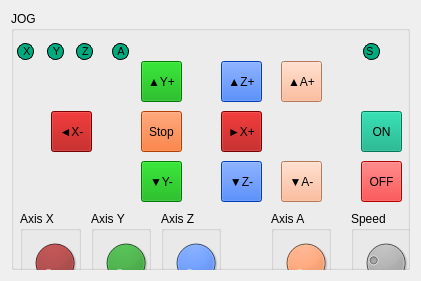
     <widget class="QWidget" name="verticalLayoutWidget_10">
      <property name="geometry">
       <rect>
        <x>0</x>
        <y>320</y>
        <width>421</width>
        <height>281</height>
       </rect>
      </property>
      <layout class="QVBoxLayout" name="verticalLayout_12">
       <item>
        <widget class="QGroupBox" name="groupBox_46">
         <property name="autoFillBackground">
          <bool>false</bool>
         </property>
         <property name="title">
          <string>JOG</string>
         </property>
         <property name="flat">
          <bool>false</bool>
         </property>
         <property name="checkable">
          <bool>false</bool>
         </property>
         <widget class="QToolButton" name="toolButton_26">
          <property name="geometry">
           <rect>
            <x>40</x>
            <y>100</y>
            <width>41</width>
            <height>41</height>
           </rect>
          </property>
          <property name="styleSheet">
           <string notr="true">background-color: rgb(170, 0, 0)</string>
          </property>
          <property name="text">
           <string>◄X-</string>
          </property>
         </widget>
         <widget class="QToolButton" name="toolButton_27">
          <property name="geometry">
           <rect>
            <x>130</x>
            <y>50</y>
            <width>41</width>
            <height>41</height>
           </rect>
          </property>
          <property name="styleSheet">
           <string notr="true">background-color: rgb(0, 170, 0)</string>
          </property>
          <property name="text">
           <string>▲Y+</string>
          </property>
         </widget>
         <widget class="QToolButton" name="toolButton_28">
          <property name="geometry">
           <rect>
            <x>210</x>
            <y>100</y>
            <width>41</width>
            <height>41</height>
           </rect>
          </property>
          <property name="styleSheet">
           <string notr="true">background-color: rgb(170, 0, 0)</string>
          </property>
          <property name="text">
           <string>►X+</string>
          </property>
         </widget>
         <widget class="QToolButton" name="toolButton_29">
          <property name="geometry">
           <rect>
            <x>130</x>
            <y>150</y>
            <width>41</width>
            <height>41</height>
           </rect>
          </property>
          <property name="styleSheet">
           <string notr="true">background-color: rgb(0, 170, 0)</string>
          </property>
          <property name="text">
           <string>▼Y-</string>
          </property>
         </widget>
         <widget class="QToolButton" name="toolButton_30">
          <property name="geometry">
           <rect>
            <x>210</x>
            <y>150</y>
            <width>41</width>
            <height>41</height>
           </rect>
          </property>
          <property name="styleSheet">
           <string notr="true">background-color: rgb(0, 85, 255)</string>
          </property>
          <property name="text">
           <string>▼Z-</string>
          </property>
         </widget>
         <widget class="QToolButton" name="toolButton_31">
          <property name="geometry">
           <rect>
            <x>210</x>
            <y>50</y>
            <width>41</width>
            <height>41</height>
           </rect>
          </property>
          <property name="styleSheet">
           <string notr="true">background-color: rgb(0, 85, 255)</string>
          </property>
          <property name="text">
           <string>▲Z+</string>
          </property>
         </widget>
         <widget class="QGroupBox" name="groupBox_47">
          <property name="geometry">
           <rect>
            <x>9</x>
            <y>200</y>
            <width>61</width>
            <height>80</height>
           </rect>
          </property>
          <property name="title">
           <string>Axis X</string>
          </property>
          <widget class="QDial" name="dial_12">
           <property name="geometry">
            <rect>
             <x>10</x>
             <y>20</y>
             <width>50</width>
             <height>64</height>
            </rect>
           </property>
           <property name="styleSheet">
            <string notr="true">background-color: rgb(170, 0, 0)</string>
           </property>
           <property name="maximum">
            <number>999</number>
           </property>
           <property name="singleStep">
            <number>1</number>
           </property>
          </widget>
         </widget>
         <widget class="QGroupBox" name="groupBox_48">
          <property name="geometry">
           <rect>
            <x>80</x>
            <y>200</y>
            <width>60</width>
            <height>80</height>
           </rect>
          </property>
          <property name="title">
           <string>Axis Y</string>
          </property>
          <widget class="QDial" name="dial_13">
           <property name="geometry">
            <rect>
             <x>10</x>
             <y>20</y>
             <width>50</width>
             <height>64</height>
            </rect>
           </property>
           <property name="styleSheet">
            <string notr="true">background-color: rgb(0, 170, 0)</string>
           </property>
           <property name="maximum">
            <number>999</number>
           </property>
          </widget>
         </widget>
         <widget class="QGroupBox" name="groupBox_49">
          <property name="geometry">
           <rect>
            <x>150</x>
            <y>200</y>
            <width>60</width>
            <height>80</height>
           </rect>
          </property>
          <property name="title">
           <string>Axis Z</string>
          </property>
          <widget class="QDial" name="dial_14">
           <property name="geometry">
            <rect>
             <x>10</x>
             <y>20</y>
             <width>50</width>
             <height>64</height>
            </rect>
           </property>
           <property name="styleSheet">
            <string notr="true">background-color: rgb(0, 85, 255)</string>
           </property>
           <property name="maximum">
            <number>999</number>
           </property>
          </widget>
         </widget>
         <widget class="QGroupBox" name="groupBox_50">
          <property name="geometry">
           <rect>
            <x>340</x>
            <y>200</y>
            <width>80</width>
            <height>80</height>
           </rect>
          </property>
          <property name="title">
           <string>Speed</string>
          </property>
          <widget class="QDial" name="dial_15">
           <property name="geometry">
            <rect>
             <x>10</x>
             <y>20</y>
             <width>50</width>
             <height>64</height>
            </rect>
           </property>
           <property name="styleSheet">
            <string notr="true">background-color: rgb(0, 0, 0)</string>
           </property>
           <property name="maximum">
            <number>25000</number>
           </property>
           <property name="value">
            <number>6000</number>
           </property>
          </widget>
         </widget>
         <widget class="QToolButton" name="toolButton_32">
          <property name="geometry">
           <rect>
            <x>130</x>
            <y>100</y>
            <width>41</width>
            <height>41</height>
           </rect>
          </property>
          <property name="styleSheet">
           <string notr="true">background-color:rgb(255, 85, 0)</string>
          </property>
          <property name="text">
           <string>Stop</string>
          </property>
         </widget>
         <widget class="QToolButton" name="toolButton_33">
          <property name="geometry">
           <rect>
            <x>350</x>
            <y>100</y>
            <width>41</width>
            <height>41</height>
           </rect>
          </property>
          <property name="autoFillBackground">
           <bool>false</bool>
          </property>
          <property name="styleSheet">
           <string notr="true">background-color: rgb(0, 170, 127);</string>
          </property>
          <property name="text">
           <string>ON</string>
          </property>
          <property name="toolButtonStyle">
           <enum>Qt::ToolButtonIconOnly</enum>
          </property>
         </widget>
         <widget class="QToolButton" name="toolButton_34">
          <property name="geometry">
           <rect>
            <x>350</x>
            <y>150</y>
            <width>41</width>
            <height>41</height>
           </rect>
          </property>
          <property name="styleSheet">
           <string notr="true">background-color: rgb(255, 0, 0)</string>
          </property>
          <property name="text">
           <string>OFF</string>
          </property>
         </widget>
         <widget class="QGroupBox" name="groupBox_52">
          <property name="geometry">
           <rect>
            <x>260</x>
            <y>200</y>
            <width>60</width>
            <height>80</height>
           </rect>
          </property>
          <property name="title">
           <string>Axis A</string>
          </property>
          <widget class="QDial" name="dial_16">
           <property name="geometry">
            <rect>
             <x>10</x>
             <y>20</y>
             <width>50</width>
             <height>64</height>
            </rect>
           </property>
           <property name="styleSheet">
            <string notr="true">background-color: rgb(255, 170, 127)</string>
           </property>
           <property name="maximum">
            <number>999</number>
           </property>
          </widget>
         </widget>
         <widget class="QToolButton" name="toolButton_35">
          <property name="geometry">
           <rect>
            <x>270</x>
            <y>50</y>
            <width>41</width>
            <height>41</height>
           </rect>
          </property>
          <property name="styleSheet">
           <string notr="true">background-color: rgb(255, 170, 127)</string>
          </property>
          <property name="text">
           <string>▲A+</string>
          </property>
         </widget>
         <widget class="QToolButton" name="toolButton_36">
          <property name="geometry">
           <rect>
            <x>270</x>
            <y>150</y>
            <width>41</width>
            <height>41</height>
           </rect>
          </property>
          <property name="styleSheet">
           <string notr="true">background-color: rgb(255, 170, 127)</string>
          </property>
          <property name="text">
           <string>▼A-</string>
          </property>
         </widget>
         <widget class="QWidget" name="horizontalLayoutWidget_15">
          <property name="geometry">
           <rect>
            <x>0</x>
            <y>30</y>
            <width>124</width>
            <height>22</height>
           </rect>
          </property>
          <layout class="QHBoxLayout" name="horizontalLayout_16">
           <item>
            <spacer name="horizontalSpacer_108">
             <property name="orientation">
              <enum>Qt::Horizontal</enum>
             </property>
             <property name="sizeHint" stdset="0">
              <size>
               <width>40</width>
               <height>20</height>
              </size>
             </property>
            </spacer>
           </item>
           <item>
            <widget class="QLineEdit" name="lineEdit_36">
             <property name="font">
              <font>
               <pointsize>8</pointsize>
              </font>
             </property>
             <property name="styleSheet">
              <string notr="true">background-color:rgb(0, 170, 127);border:0.5px solid black;border-radius:8px;width:15px;height:15px;</string>
             </property>
             <property name="text">
              <string> X</string>
             </property>
             <property name="readOnly">
              <bool>true</bool>
             </property>
            </widget>
           </item>
           <item>
            <spacer name="horizontalSpacer_109">
             <property name="orientation">
              <enum>Qt::Horizontal</enum>
             </property>
             <property name="sizeHint" stdset="0">
              <size>
               <width>40</width>
               <height>20</height>
              </size>
             </property>
            </spacer>
           </item>
           <item>
            <widget class="QLineEdit" name="lineEdit_37">
             <property name="font">
              <font>
               <pointsize>8</pointsize>
              </font>
             </property>
             <property name="styleSheet">
              <string notr="true">background-color:rgb(0, 170, 127);border:0.5px solid black;border-radius:8px;width:15px;height:15px;</string>
             </property>
             <property name="text">
              <string> Y</string>
             </property>
             <property name="readOnly">
              <bool>true</bool>
             </property>
            </widget>
           </item>
           <item>
            <spacer name="horizontalSpacer_111">
             <property name="orientation">
              <enum>Qt::Horizontal</enum>
             </property>
             <property name="sizeHint" stdset="0">
              <size>
               <width>40</width>
               <height>20</height>
              </size>
             </property>
            </spacer>
           </item>
           <item>
            <widget class="QLineEdit" name="lineEdit_38">
             <property name="font">
              <font>
               <pointsize>8</pointsize>
              </font>
             </property>
             <property name="styleSheet">
              <string notr="true">background-color:rgb(0, 170, 127);border:0.5px solid black;border-radius:8px;width:15px;height:15px;</string>
             </property>
             <property name="text">
              <string> Z</string>
             </property>
             <property name="readOnly">
              <bool>true</bool>
             </property>
            </widget>
           </item>
           <item>
            <spacer name="horizontalSpacer_110">
             <property name="orientation">
              <enum>Qt::Horizontal</enum>
             </property>
             <property name="sizeHint" stdset="0">
              <size>
               <width>40</width>
               <height>20</height>
              </size>
             </property>
            </spacer>
           </item>
           <item>
            <spacer name="horizontalSpacer_116">
             <property name="orientation">
              <enum>Qt::Horizontal</enum>
             </property>
             <property name="sizeHint" stdset="0">
              <size>
               <width>40</width>
               <height>20</height>
              </size>
             </property>
            </spacer>
           </item>
           <item>
            <widget class="QLineEdit" name="lineEdit_40">
             <property name="font">
              <font>
               <pointsize>8</pointsize>
              </font>
             </property>
             <property name="styleSheet">
              <string notr="true">background-color:rgb(0, 170, 127);border:0.5px solid black;border-radius:8px;width:15px;height:15px;</string>
             </property>
             <property name="text">
              <string> A</string>
             </property>
             <property name="readOnly">
              <bool>true</bool>
             </property>
            </widget>
           </item>
           <item>
            <spacer name="horizontalSpacer_115">
             <property name="orientation">
              <enum>Qt::Horizontal</enum>
             </property>
             <property name="sizeHint" stdset="0">
              <size>
               <width>40</width>
               <height>20</height>
              </size>
             </property>
            </spacer>
           </item>
          </layout>
         </widget>
         <widget class="QWidget" name="horizontalLayoutWidget_16">
          <property name="geometry">
           <rect>
            <x>320</x>
            <y>30</y>
            <width>81</width>
            <height>22</height>
           </rect>
          </property>
          <layout class="QHBoxLayout" name="horizontalLayout_17">
           <item>
            <spacer name="horizontalSpacer_113">
             <property name="orientation">
              <enum>Qt::Horizontal</enum>
             </property>
             <property name="sizeHint" stdset="0">
              <size>
               <width>40</width>
               <height>20</height>
              </size>
             </property>
            </spacer>
           </item>
           <item>
            <widget class="QLineEdit" name="lineEdit_39">
             <property name="font">
              <font>
               <pointsize>8</pointsize>
              </font>
             </property>
             <property name="styleSheet">
              <string notr="true">background-color:rgb(0, 170, 127);border:0.5px solid black;border-radius:8px;width:15px;height:15px;</string>
             </property>
             <property name="text">
              <string>S</string>
             </property>
             <property name="readOnly">
              <bool>true</bool>
             </property>
            </widget>
           </item>
           <item>
            <spacer name="horizontalSpacer_114">
             <property name="orientation">
              <enum>Qt::Horizontal</enum>
             </property>
             <property name="sizeHint" stdset="0">
              <size>
               <width>40</width>
               <height>20</height>
              </size>
             </property>
            </spacer>
           </item>
          </layout>
         </widget>
        </widget>
       </item>
      </layout>
     </widget>
